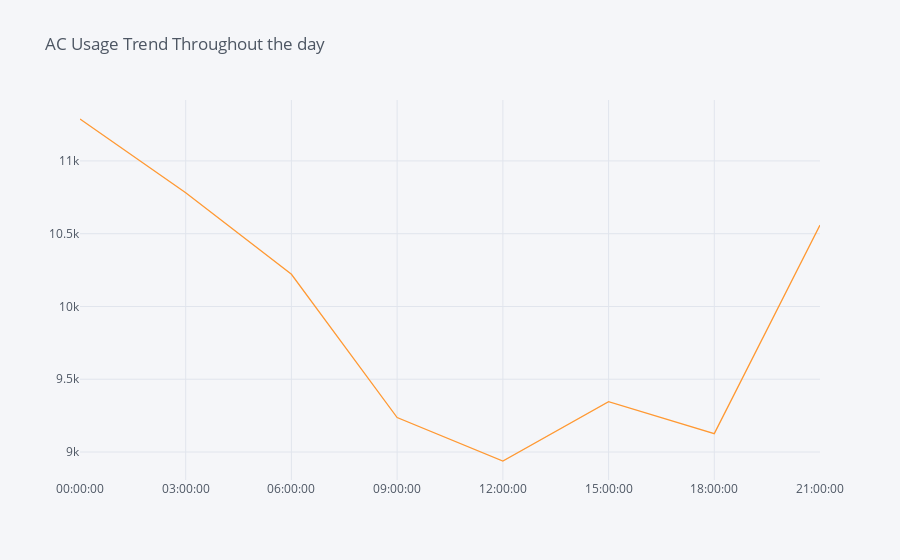

The notebook cell saved with this chart:
### Code cell
pd.pivot_table(ac_hourly_sum[['TotalACPower','Time','WeekDay']], index='Time',aggfunc='mean').iplot(title='AC Usage Trend Throughout the day')
plt.show()

### Figure 1 — Plotly figure (JSON) as saved in the notebook; plotly's stock layout.template omitted (floating-point values rounded to 4 significant figures)
{"data": [{"line": {"color": "rgba(255, 153, 51, 1.0)", "dash": "solid", "shape": "linear", "width": 1.3}, "mode": "lines", "name": "TotalACPower", "text": "", "type": "scatter", "x": ["00:00:00", "03:00:00", "06:00:00", "09:00:00", "12:00:00", "15:00:00", "18:00:00", "21:00:00"], "y": [11290.0, 10780.0, 10220.0, 9237.0, 8938.0, 9346.0, 9126.0, 10560.0]}], "layout": {"legend": {"bgcolor": "#F5F6F9", "font": {"color": "#4D5663"}}, "paper_bgcolor": "#F5F6F9", "plot_bgcolor": "#F5F6F9", "title": {"font": {"color": "#4D5663"}, "text": "AC Usage Trend Throughout the day"}, "xaxis": {"gridcolor": "#E1E5ED", "showgrid": true, "tickfont": {"color": "#4D5663"}, "title": {"font": {"color": "#4D5663"}, "text": ""}, "zerolinecolor": "#E1E5ED"}, "yaxis": {"gridcolor": "#E1E5ED", "showgrid": true, "tickfont": {"color": "#4D5663"}, "title": {"font": {"color": "#4D5663"}, "text": ""}, "zerolinecolor": "#E1E5ED"}}}
